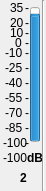
     <widget class="QWidget" name="widget_2" native="true">
      <property name="geometry">
       <rect>
        <x>40</x>
        <y>40</y>
        <width>46</width>
        <height>191</height>
       </rect>
      </property>
      <widget class="QProgressBar" name="progressBar_44">
       <property name="geometry">
        <rect>
         <x>30</x>
         <y>7</y>
         <width>10</width>
         <height>135</height>
        </rect>
       </property>
       <property name="contextMenuPolicy">
        <enum>Qt::DefaultContextMenu</enum>
       </property>
       <property name="toolTip">
        <string>Local Input 1 Meter</string>
       </property>
       <property name="statusTip">
        <string/>
       </property>
       <property name="whatsThis">
        <string/>
       </property>
       <property name="autoFillBackground">
        <bool>false</bool>
       </property>
       <property name="minimum">
        <number>-100</number>
       </property>
       <property name="maximum">
        <number>35</number>
       </property>
       <property name="value">
        <number>24</number>
       </property>
       <property name="textVisible">
        <bool>true</bool>
       </property>
       <property name="orientation">
        <enum>Qt::Vertical</enum>
       </property>
       <property name="invertedAppearance">
        <bool>false</bool>
       </property>
       <property name="format">
        <string>%p%</string>
       </property>
      </widget>
      <widget class="QLabel" name="m0_44">
       <property name="geometry">
        <rect>
         <x>25</x>
         <y>0</y>
         <width>16</width>
         <height>16</height>
        </rect>
       </property>
       <property name="text">
        <string>-</string>
       </property>
      </widget>
      <widget class="QLabel" name="t35_44">
       <property name="geometry">
        <rect>
         <x>10</x>
         <y>0</y>
         <width>16</width>
         <height>16</height>
        </rect>
       </property>
       <property name="text">
        <string>35</string>
       </property>
      </widget>
      <widget class="QLabel" name="tn100_44">
       <property name="geometry">
        <rect>
         <x>3</x>
         <y>135</y>
         <width>31</width>
         <height>16</height>
        </rect>
       </property>
       <property name="text">
        <string>-100</string>
       </property>
      </widget>
      <widget class="QLabel" name="m15_44">
       <property name="geometry">
        <rect>
         <x>25</x>
         <y>15</y>
         <width>16</width>
         <height>16</height>
        </rect>
       </property>
       <property name="text">
        <string>-</string>
       </property>
      </widget>
      <widget class="QLabel" name="m25_44">
       <property name="geometry">
        <rect>
         <x>25</x>
         <y>25</y>
         <width>16</width>
         <height>16</height>
        </rect>
       </property>
       <property name="text">
        <string>-</string>
       </property>
      </widget>
      <widget class="QLabel" name="m90_44">
       <property name="geometry">
        <rect>
         <x>25</x>
         <y>90</y>
         <width>16</width>
         <height>16</height>
        </rect>
       </property>
       <property name="text">
        <string>-</string>
       </property>
      </widget>
      <widget class="QLabel" name="m105_44">
       <property name="geometry">
        <rect>
         <x>25</x>
         <y>105</y>
         <width>16</width>
         <height>16</height>
        </rect>
       </property>
       <property name="text">
        <string>-</string>
       </property>
      </widget>
      <widget class="QLabel" name="m120_44">
       <property name="geometry">
        <rect>
         <x>25</x>
         <y>120</y>
         <width>16</width>
         <height>16</height>
        </rect>
       </property>
       <property name="text">
        <string>-</string>
       </property>
      </widget>
      <widget class="QLabel" name="m135_44">
       <property name="geometry">
        <rect>
         <x>25</x>
         <y>135</y>
         <width>16</width>
         <height>16</height>
        </rect>
       </property>
       <property name="text">
        <string>-</string>
       </property>
      </widget>
      <widget class="QLabel" name="m45_44">
       <property name="geometry">
        <rect>
         <x>25</x>
         <y>45</y>
         <width>16</width>
         <height>16</height>
        </rect>
       </property>
       <property name="text">
        <string>-</string>
       </property>
      </widget>
      <widget class="QLabel" name="m60_44">
       <property name="geometry">
        <rect>
         <x>25</x>
         <y>60</y>
         <width>16</width>
         <height>16</height>
        </rect>
       </property>
       <property name="text">
        <string>-</string>
       </property>
      </widget>
      <widget class="QLabel" name="m75_44">
       <property name="geometry">
        <rect>
         <x>25</x>
         <y>75</y>
         <width>16</width>
         <height>16</height>
        </rect>
       </property>
       <property name="text">
        <string>-</string>
       </property>
      </widget>
      <widget class="QLabel" name="t20_44">
       <property name="geometry">
        <rect>
         <x>10</x>
         <y>15</y>
         <width>16</width>
         <height>16</height>
        </rect>
       </property>
       <property name="text">
        <string>20</string>
       </property>
      </widget>
      <widget class="QLabel" name="t5_44">
       <property name="geometry">
        <rect>
         <x>10</x>
         <y>25</y>
         <width>16</width>
         <height>16</height>
        </rect>
       </property>
       <property name="text">
        <string>10</string>
       </property>
      </widget>
      <widget class="QLabel" name="tn10_44">
       <property name="geometry">
        <rect>
         <x>5</x>
         <y>45</y>
         <width>21</width>
         <height>16</height>
        </rect>
       </property>
       <property name="text">
        <string>-10</string>
       </property>
      </widget>
      <widget class="QLabel" name="tn25_44">
       <property name="geometry">
        <rect>
         <x>5</x>
         <y>60</y>
         <width>21</width>
         <height>16</height>
        </rect>
       </property>
       <property name="text">
        <string>-25</string>
       </property>
      </widget>
      <widget class="QLabel" name="tn40_44">
       <property name="geometry">
        <rect>
         <x>5</x>
         <y>75</y>
         <width>21</width>
         <height>16</height>
        </rect>
       </property>
       <property name="text">
        <string>-40</string>
       </property>
      </widget>
      <widget class="QLabel" name="tn55_44">
       <property name="geometry">
        <rect>
         <x>5</x>
         <y>90</y>
         <width>21</width>
         <height>16</height>
        </rect>
       </property>
       <property name="text">
        <string>-55</string>
       </property>
      </widget>
      <widget class="QLabel" name="tn70_44">
       <property name="geometry">
        <rect>
         <x>5</x>
         <y>105</y>
         <width>21</width>
         <height>16</height>
        </rect>
       </property>
       <property name="text">
        <string>-70</string>
       </property>
      </widget>
      <widget class="QLabel" name="tn85_44">
       <property name="geometry">
        <rect>
         <x>5</x>
         <y>120</y>
         <width>21</width>
         <height>16</height>
        </rect>
       </property>
       <property name="text">
        <string>-85</string>
       </property>
      </widget>
      <widget class="QLabel" name="m35_44">
       <property name="geometry">
        <rect>
         <x>25</x>
         <y>35</y>
         <width>16</width>
         <height>16</height>
        </rect>
       </property>
       <property name="text">
        <string>-</string>
       </property>
      </widget>
      <widget class="QLabel" name="t0_44">
       <property name="geometry">
        <rect>
         <x>15</x>
         <y>35</y>
         <width>16</width>
         <height>16</height>
        </rect>
       </property>
       <property name="text">
        <string>0</string>
       </property>
      </widget>
      <widget class="QLabel" name="value_44">
       <property name="geometry">
        <rect>
         <x>3</x>
         <y>150</y>
         <width>31</width>
         <height>16</height>
        </rect>
       </property>
       <property name="autoFillBackground">
        <bool>false</bool>
       </property>
       <property name="frameShadow">
        <enum>QFrame::Plain</enum>
       </property>
       <property name="text">
        <string>-100</string>
       </property>
      </widget>
      <widget class="QLabel" name="dB_44">
       <property name="geometry">
        <rect>
         <x>27</x>
         <y>150</y>
         <width>16</width>
         <height>16</height>
        </rect>
       </property>
       <property name="font">
        <font>
         <weight>75</weight>
         <bold>true</bold>
        </font>
       </property>
       <property name="text">
        <string>dB</string>
       </property>
      </widget>
      <widget class="QLabel" name="number_44">
       <property name="geometry">
        <rect>
         <x>20</x>
         <y>170</y>
         <width>16</width>
         <height>16</height>
        </rect>
       </property>
       <property name="font">
        <font>
         <weight>75</weight>
         <bold>true</bold>
        </font>
       </property>
       <property name="text">
        <string>2</string>
       </property>
      </widget>
      <widget class="Line" name="line_44">
       <property name="geometry">
        <rect>
         <x>35</x>
         <y>0</y>
         <width>16</width>
         <height>191</height>
        </rect>
       </property>
       <property name="orientation">
        <enum>Qt::Vertical</enum>
       </property>
      </widget>
     </widget>
